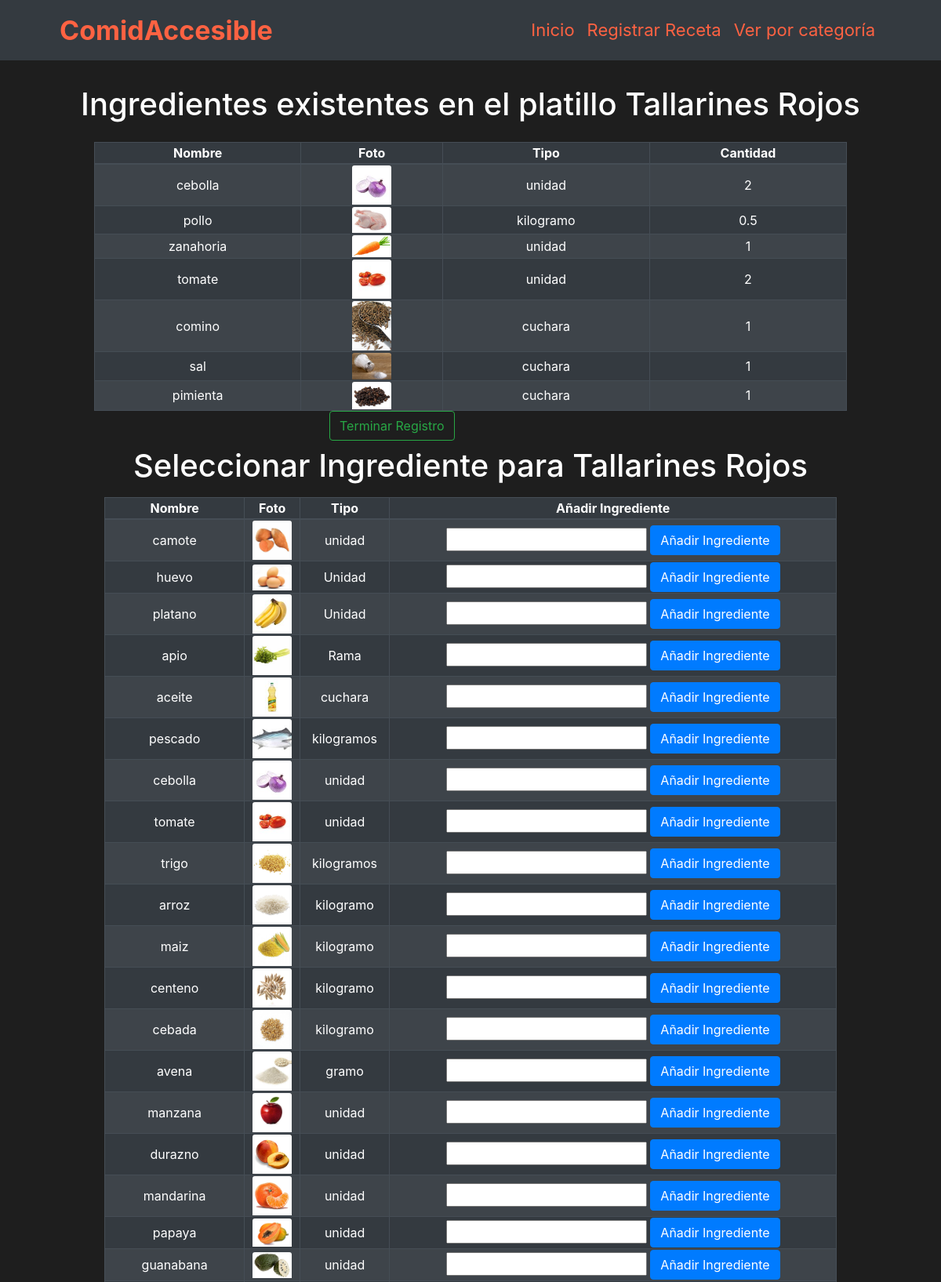
The page /registrar_ingrediente.php?id=12 (upper part) on the database its author committed.
### tables this page shows
CREATE TABLE `plato` (
  `IdPlato` int(11) NOT NULL,
  `NombrePlato` varchar(50) NOT NULL,
  `Descripción` text NOT NULL,
  `Duracion` int(11) NOT NULL,
  `Dificultad` varchar(20) NOT NULL,
  `Foto` varchar(600) NOT NULL,
  `Pasos` longtext NOT NULL,
  `IdCategoria` int(11) NOT NULL
);

CREATE TABLE `platoingrediente` (
  `Cantidad` double NOT NULL,
  `IdPlato` int(11) NOT NULL,
  `IdIngrediente` int(11) NOT NULL
);

CREATE TABLE `ingrediente` (
  `IdIngrediente` int(11) NOT NULL,
  `Nombre` varchar(100) NOT NULL,
  `Foto` varchar(2000) NOT NULL,
  `Tipo` varchar(200) NOT NULL
);

### registrar_ingrediente.php (the view, shortened to what this page needs)
<?php
    include 'partes/conexion.php';
    $sentencia_ingrediente = "SELECT * FROM ingrediente";
    $sentencia=$db->query($sentencia_ingrediente);
    $ingrediente= $sentencia->fetchAll();
    $idPlato= $_GET["id"];
    $sentencia_plato = "SELECT * FROM plato where IdPlato = $idPlato";
    $sentencia=$db->query($sentencia_plato);
    $plato= $sentencia->fetch();
    $sentencia_platoingrediente = "SELECT * FROM platoingrediente where IdPlato = $idPlato";
    $sentencia=$db->query($sentencia_platoingrediente);
    $platoingrediente= $sentencia->fetchAll();
?>
<!DOCTYPE html>
<html lang="en">
<head>
    <link rel="stylesheet" href="hojaestilo/estilodepagina.css">
    <link rel="stylesheet" href="https://cdn.jsdelivr.net/npm/bootstrap@4.5.3/dist/css/bootstrap.min.css">
</head>
<body>
    <?php include 'partes/header.php'?>
    <div style="background-color:#1e1e1e;">
        <br/>
        <h1 style="text-align:center; margin:0px;color:white;" class="pt-2">Ingredientes existentes en el platillo <?php echo $plato["NombrePlato"]?></h1>
        <br/>
        <?php if(count($platoingrediente) == 0) {?>
            <br/>
            <p style="text-align:center; color:white; margin-bottom:0px " >No existen ingredientes para esta receta.</p>
        <?php } else { ?>
            <table class="table-striped table-dark table-bordered" style="width:80%;margin-left:auto;margin-right:auto">
                <thead>
                    <tr>
                    <th scope="col" style="text-align:center;">Nombre</th>
                    <th scope="col" style="text-align:center;">Foto</th>
                    <th scope="col" style="text-align:center;">Tipo</th>
                    <th scope="col" style="text-align:center;">Cantidad</th>
                    </tr>
                </thead>
                <tbody>
                    <?php foreach($platoingrediente as $pi) {?>
                    <tr>
                        <?php
                            $idpi = $pi["IdIngrediente"];
                            $sentencia_ingrediente_existe = "SELECT * FROM ingrediente where IdIngrediente = $idpi";
                            $sentencia_ie=$db->query($sentencia_ingrediente_existe);
                            $i_existente= $sentencia_ie->fetch();
                        ?>
                        <td style="text-align:center;"><?php echo $i_existente["Nombre"]?></td>
                        <td style="text-align:center;"><img style="width:50px " src="<?php echo $i_existente["Foto"]; ?>" class="alto card-img-top " alt="..."></td>
                        <td style="text-align:center;"><?php echo $i_existente["Tipo"]?></td>
                        <td style="text-align:center;"><?php echo $pi["Cantidad"]?></td>
                    </tr>
                    <?php }?>
                </tbody>
            </table>
            <div style="margin-left:auto;margin-right:auto;width:30%;">
                <a class="btn btn-outline-success" href="index.php" role="button">Terminar Registro</a>
            </div>
        <?php } ?>
        <h1 style="text-align:center; margin:0px;color:white;" class="pt-2">Seleccionar Ingrediente para <?php echo $plato["NombrePlato"]?></h1>
    </div>
    <div class="w-100 mr-0 ml-0 pr-3 pl-3 pt-3" style="background-color:#1e1e1e">
            <table class="table-striped table-dark table-bordered" style="width:80%;margin-left:auto;margin-right:auto">
                <thead>
                    <tr>
                    <th scope="col" style="text-align:center;">Nombre</th>
                    <th scope="col"style="text-align:center;">Foto</th>
                    <th scope="col" style="text-align:center;">Tipo</th>
                    <th scope="col"style="text-align:center;">Añadir Ingrediente</th>
                    </tr>
                </thead>
                <tbody>
                    <?php foreach($ingrediente as $i){ ?>
                    <tr>
                        <td style="text-align:center;"><?php echo $i["Nombre"]?></td>
                        <td style="text-align:center;"><img style="width:50px "src="<?php echo $i["Foto"]; ?>" class="alto card-img-top " alt="..."></td>
                        <td style="text-align:center;"><?php echo $i["Tipo"]?></td>
                        <td style="text-align:center;">
                            <div>
                                <form action="procesar_ingrediente.php" method="post">
                                    <input type="float" name="Cantidad" id="" required>
                                    <button type="submit"class="btn btn-primary " >Añadir Ingrediente</button>
                                </form>
                            </div>
                        </td>
                    </tr>
                    <?php }?>
                </tbody>
            </table>
    </div>
</body>
</html>

### hojaestilo/estilodepagina.css (style rules this page uses)
.alto { max-height:320px; }

### rows shown on the page
plato: NombrePlato "Tallarines Rojos"
platoingrediente: IdIngrediente.Nombre "cebolla", IdIngrediente.Foto (picture), IdIngrediente.Tipo "unidad", Cantidad "2"
platoingrediente: IdIngrediente.Nombre "pollo", IdIngrediente.Foto (picture), IdIngrediente.Tipo "kilogramo", Cantidad "0.5"
platoingrediente: IdIngrediente.Nombre "zanahoria", IdIngrediente.Foto (picture), IdIngrediente.Tipo "unidad", Cantidad "1"
platoingrediente: IdIngrediente.Nombre "tomate", IdIngrediente.Foto (picture), IdIngrediente.Tipo "unidad", Cantidad "2"
platoingrediente: IdIngrediente.Nombre "comino", IdIngrediente.Foto (picture), IdIngrediente.Tipo "cuchara", Cantidad "1"
platoingrediente: IdIngrediente.Nombre "sal", IdIngrediente.Foto (picture), IdIngrediente.Tipo "cuchara", Cantidad "1"
platoingrediente: IdIngrediente.Nombre "pimienta", IdIngrediente.Foto (picture), IdIngrediente.Tipo "cuchara", Cantidad "1"
ingrediente: Nombre "camote", Foto (picture), Tipo "unidad"
ingrediente: Nombre "huevo", Foto (picture), Tipo "Unidad"
ingrediente: Nombre "platano", Foto (picture), Tipo "Unidad"
ingrediente: Nombre "apio", Foto (picture), Tipo "Rama"
ingrediente: Nombre "aceite", Foto (picture), Tipo "cuchara"
ingrediente: Nombre "pescado", Foto (picture), Tipo "kilogramos"
ingrediente: Nombre "cebolla", Foto (picture), Tipo "unidad"
ingrediente: Nombre "tomate", Foto (picture), Tipo "unidad"
ingrediente: Nombre "trigo", Foto (picture), Tipo "kilogramos"
ingrediente: Nombre "arroz", Foto (picture), Tipo "kilogramo"
ingrediente: Nombre "maiz", Foto (picture), Tipo "kilogramo"
ingrediente: Nombre "centeno", Foto (picture), Tipo "kilogramo"
ingrediente: Nombre "cebada", Foto (picture), Tipo "kilogramo"
ingrediente: Nombre "avena", Foto (picture), Tipo "gramo"
ingrediente: Nombre "manzana", Foto (picture), Tipo "unidad"
ingrediente: Nombre "durazno", Foto (picture), Tipo "unidad"
ingrediente: Nombre "mandarina", Foto (picture), Tipo "unidad"
ingrediente: Nombre "papaya", Foto (picture), Tipo "unidad"
ingrediente: Nombre "guanabana", Foto (picture), Tipo "unidad"
